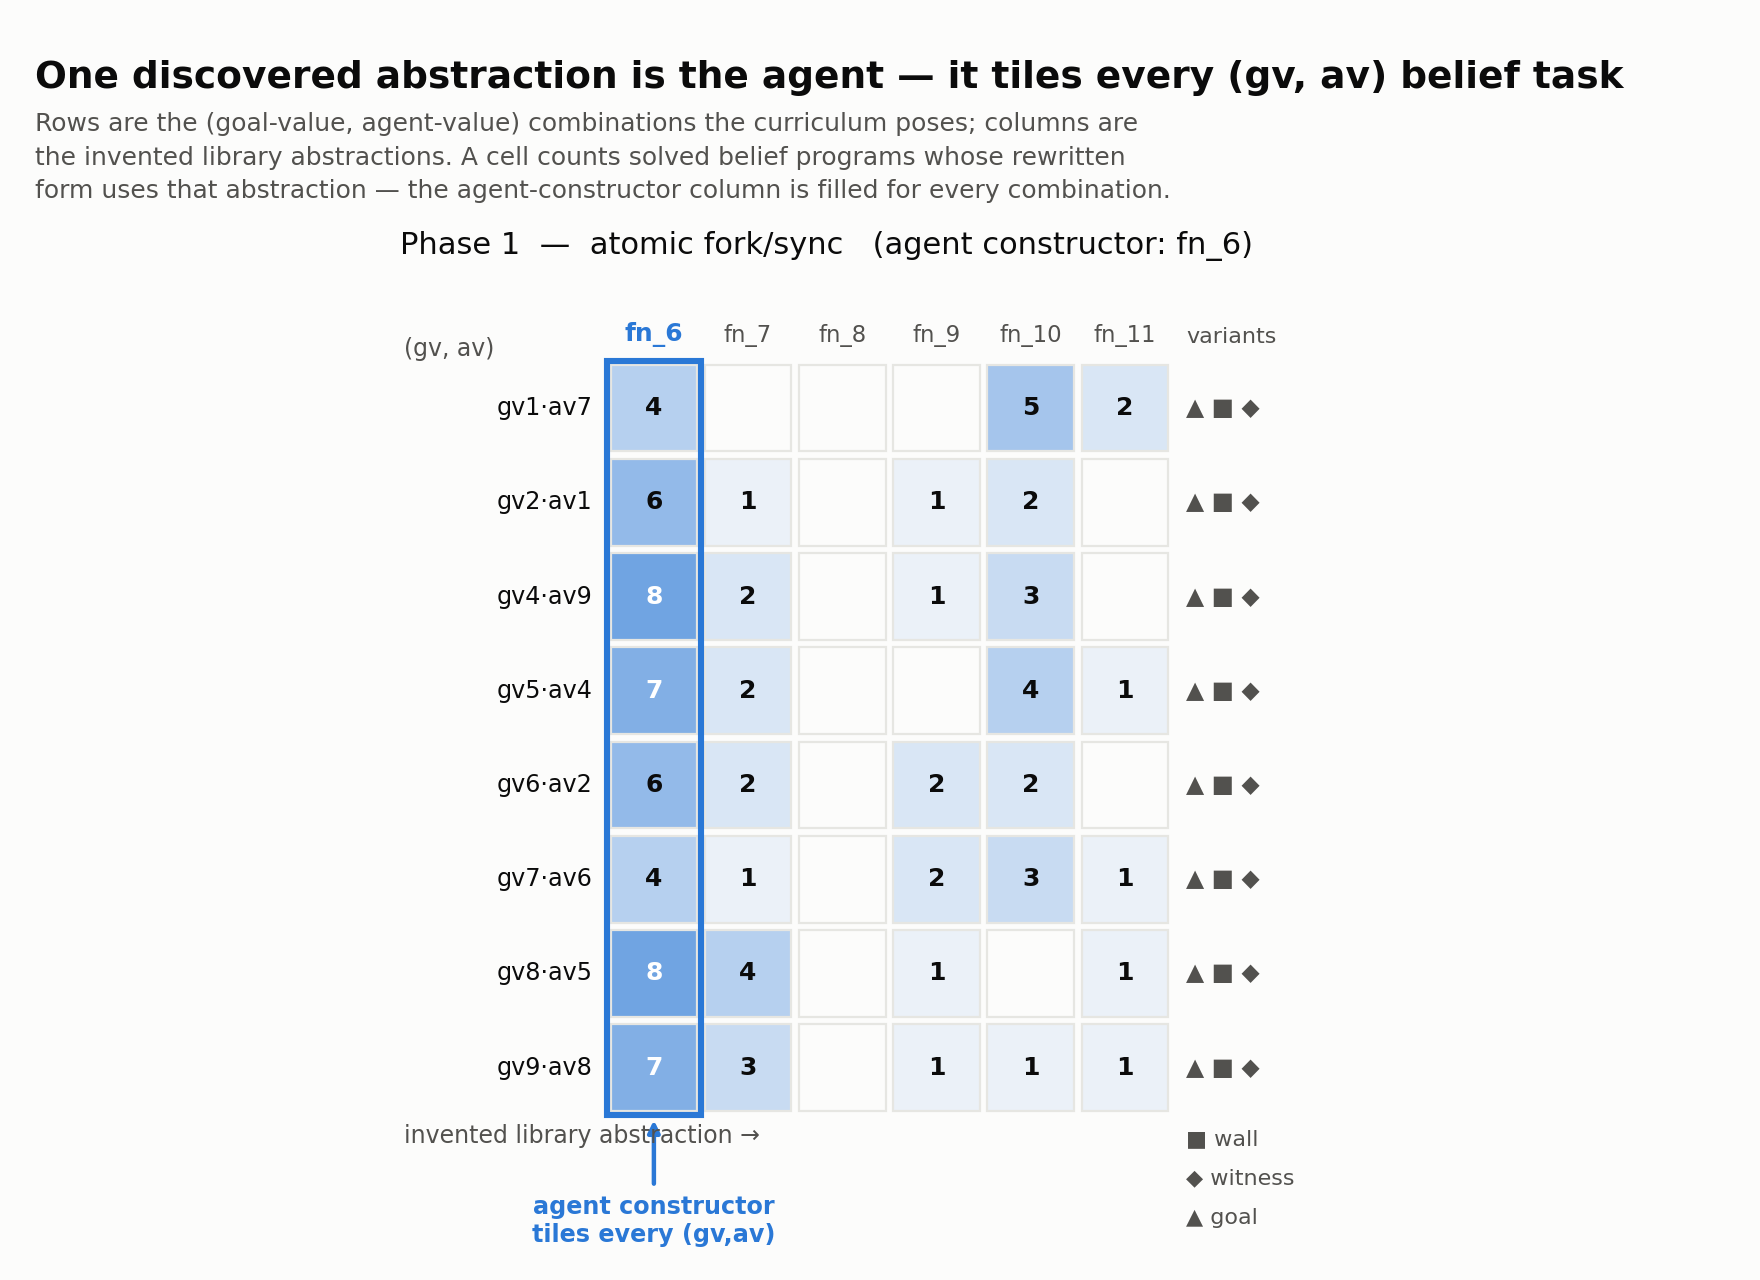

Python code for this plot:
"""Agent-constructor tiling figure (phases 1-2): (gv,av) × abstraction-used.

`mdl_margin.py` prices belief against its non-mental rivals; this script shows the flip
side of the same coin — that the win is not a per-task fluke but ONE reused abstraction.
The stitch discovers a single agent constructor and every belief task, whatever its goal
value `gv` and agent value `av`, spells its found program through that one token:

        found belief program  =  (fn_k  av  gv  policy)          # fn_k = the agent constructor

The figure is a heatmap.  Each ROW is a (gv,av) combination the curriculum poses; each
COLUMN is an invented library abstraction (fn_3, fn_4, …).  A cell counts the solved
belief tasks at that (gv,av) whose library-rewritten program uses that abstraction.  The
agent-constructor column lights up for EVERY (gv,av) row — the abstraction tiles the whole
combination space — while the other invented tokens (used by the non-mental corpus) stay
dark for belief.  That single filled column is the picture of a discovered agent concept.

Everything is DERIVED FROM AN ACTUAL RUN, not ground truth.  `experiment.run_phase` writes
`phase{1,2}_run[.smoke].json` with, per solved task, both the found program and its
library-rewritten form (`rewritten`) — the exact spelling the run's stitch produced,
naming its own invented tokens (`library`).  We rebuild the phase corpus with
`mdl_margin.build_corpus` to recover each belief task's (gv,av) and variant, match it to
the run by matrix key, and read which library tokens its rewritten program actually
contains.  So the tiling is what the run compressed to, not a reconstruction of it.

    # 1. produce a run (slow; HPC): its output is the artifact we consume
    python phase1.py                     -> phase1_run.json
    python phase2.py                     -> phase2_run.json
    # 2. build the tiling figure
    python agent_tiling.py               phase 1 (reads phase1_run.json)
    python agent_tiling.py --decomposed  phase 2 (reads phase2_run.json)
    python agent_tiling.py --both        phases 1 and 2, one JSON each, one PNG
    python agent_tiling.py --smoke       use the .smoke run artifacts
    python agent_tiling.py --run PATH    consume a specific run artifact
    python agent_tiling.py --no-plot     recompute the JSON only
    python agent_tiling.py out.png       choose the figure path

Writes agent_tiling[.decomposed].json and agent_tiling.png/.pdf.
"""

import re
import sys
import json
from collections import Counter, defaultdict

from ecd import mat_key_id
from tasks import belief_variant
from mdl_margin import build_corpus


INK, MUTED, GRID, BG = '#0b0b0b', '#52514e', '#e6e6e2', '#fcfcfb'
HERO = '#2a78d6'        # the belief blue — the agent-constructor column
_FN_RE = re.compile(r'\bfn_\d+\b')

# variant marker glyphs, so a cell can show WHICH belief families sit at each (gv,av).
VAR_MARK = {'belief_wall': '■', 'belief_witness': '◆', 'belief_goal': '▲', 'belief_dual': '●',
            'belief_false_obstacle': '★'}
VAR_LABEL = {'belief_wall': 'wall', 'belief_witness': 'witness',
             'belief_goal': 'goal', 'belief_dual': 'dual',
             'belief_false_obstacle': 'false-obstacle'}


# ── data loading: a phase run artifact (found + rewritten programs, keyed by matrix) ──
def _load_run(decomposed, smoke, run_path):
    if run_path is None:
        run_path = f"phase{2 if decomposed else 1}_run{'.smoke' if smoke else ''}.json"
    try:
        with open(run_path) as f:
            art = json.load(f)
    except FileNotFoundError:
        raise SystemExit(
            f"no run artifact '{run_path}' — run "
            f"`python phase{2 if decomposed else 1}.py{' --smoke' if smoke else ''}` first "
            f"(it writes the *_run.json with the found + rewritten programs).")
    if bool(art.get('decomposed')) != bool(decomposed):
        raise SystemExit(f"{run_path} is a phase {2 if art.get('decomposed') else 1} run, "
                         f"but this invocation is phase {2 if decomposed else 1}.")
    return art, run_path


# ── the tiling ──────────────────────────────────────────────────────────────────────
def compute(decomposed, smoke, run_path):
    """For every solved belief task, read which invented library tokens its rewritten
    program uses, and tabulate them against the task's (gv,av).  Identify the agent
    constructor as the invented token most belief programs share."""
    art, run_path = _load_run(decomposed, smoke, run_path)
    sols = art['sols']
    rewritten = art.get('rewritten', {})
    library = list(art.get('library', []))
    lib_set = set(library)
    tasks = build_corpus(smoke)

    # combo -> abstraction -> count;  combo -> variant markers;  per-program token record.
    cell = defaultdict(Counter)                 # (gv,av) -> Counter(abstraction -> n tasks)
    combo_variants = defaultdict(set)           # (gv,av) -> {variant}
    combo_solved = Counter()                    # (gv,av) -> n solved belief tasks
    token_uses = Counter()                      # abstraction -> n belief programs using it
    n_solved = 0
    for x, m in tasks:
        if m['kind'] != 'belief':
            continue
        kid = mat_key_id(x)
        if kid not in sols:
            continue
        n_solved += 1
        combo = (m['gv'], m['av'])
        combo_solved[combo] += 1
        combo_variants[combo].add(belief_variant(m))
        toks = set(_FN_RE.findall(rewritten.get(kid, ''))) & lib_set
        for t in toks:
            cell[combo][t] += 1
            token_uses[t] += 1

    # the agent constructor: the invented token the most belief programs spell through.
    agent_ctor = token_uses.most_common(1)[0][0] if token_uses else None
    combos = sorted(cell)
    # column order: agent constructor first, then the remaining library tokens (stable).
    cols = ([agent_ctor] if agent_ctor else []) + [t for t in library if t != agent_ctor]

    # does the agent-constructor tile every solved combo?  (used per combo == solved there)
    tiled = bool(agent_ctor) and all(
        cell[c].get(agent_ctor, 0) == combo_solved[c] for c in combos) and bool(combos)

    return {
        'phase':      2 if decomposed else 1,
        'decomposed': decomposed,
        'smoke':      bool(smoke),
        'source':     run_path,
        'library':    library,
        'agent_ctor': agent_ctor,
        'agent_ctor_uses': token_uses.get(agent_ctor, 0),
        'n_solved_belief': n_solved,
        'tiled':      tiled,
        'columns':    cols,
        'combos':     [{'gv': g, 'av': a,
                        'solved': combo_solved[(g, a)],
                        'variants': sorted(combo_variants[(g, a)]),
                        'counts': {t: cell[(g, a)].get(t, 0) for t in cols}}
                       for (g, a) in combos],
    }


def run(decomposed=False, smoke=False, run_path=None):
    phase = 2 if decomposed else 1
    print(f"\n{'='*72}\nAGENT-CONSTRUCTOR TILING — phase {phase} "
          f"({'decomposed' if decomposed else 'atomic'} fork/sync){' [smoke]' if smoke else ''}"
          f"\n{'='*72}")
    out = compute(decomposed, smoke, run_path)
    if out['agent_ctor'] is None:
        print("  no belief program used an invented abstraction in this run "
              "(nothing to tile — is this a solved, stitched run?).")
    else:
        print(f"  agent constructor: {out['agent_ctor']}  "
              f"(used by {out['agent_ctor_uses']}/{out['n_solved_belief']} solved belief "
              f"programs, over {len(out['combos'])} (gv,av) combos)")
        for c in out['combos']:
            marks = ' '.join(f"{VAR_MARK[v]}{VAR_LABEL[v]}" for v in c['variants'])
            row = '  '.join(f"{t}:{c['counts'][t]}" for t in out['columns'])
            print(f"    gv{c['gv']}·av{c['av']}  solved {c['solved']:>2}  [{row}]   {marks}")
        print(f"  agent constructor tiles every solved (gv,av) cell: {out['tiled']}")
    path = f"agent_tiling{'.decomposed' if decomposed else ''}.json"
    with open(path, 'w') as f:
        json.dump(out, f, indent=1)
    print(f"  wrote {path}")
    return out


# ── plotting ──────────────────────────────────────────────────────────────────────────
def _blue(frac):
    "white → belief-blue sequential ramp for a fill fraction in [0,1]."
    frac = max(0.0, min(1.0, frac))
    r0, g0, b0 = 0xfc, 0xfc, 0xfb      # near-white
    r1, g1, b1 = 0x2a, 0x78, 0xd6      # HERO
    return (
        (r0 + (r1 - r0) * frac) / 255,
        (g0 + (g1 - g0) * frac) / 255,
        (b0 + (b1 - b0) * frac) / 255,
    )


def _panel(ax, d):
    "Heatmap: (gv,av) rows × abstraction columns; the agent constructor is a full column."
    combos, cols = d['combos'], d['columns']
    if not combos or not cols:
        ax.text(0.5, 0.5, "no stitched belief programs in this run",
                transform=ax.transAxes, ha='center', va='center', color=MUTED, fontsize=10)
        ax.set_axis_off()
        return

    nrow, ncol = len(combos), len(cols)
    vmax = max((c['solved'] for c in combos), default=1) or 1

    for i, c in enumerate(combos):           # rows top→bottom
        y = nrow - 1 - i
        for j, t in enumerate(cols):
            n = c['counts'][t]
            ax.add_patch(_rect(j, y, _blue(n / vmax)))
            if n:
                ax.text(j, y, str(n), ha='center', va='center',
                        color='white' if n / vmax > 0.5 else INK, fontsize=9,
                        fontweight='bold', zorder=4)

    # row labels (gv·av on the left) + variant glyphs (to the RIGHT of the grid)
    for i, c in enumerate(combos):
        y = nrow - 1 - i
        marks = ' '.join(VAR_MARK[v] for v in c['variants'])
        ax.text(-0.65, y, f"gv{c['gv']}·av{c['av']}", ha='right', va='center',
                fontsize=8.6, color=INK)
        ax.text(ncol - 0.35, y, marks, ha='left', va='center', fontsize=8.5, color=MUTED)
    for j, t in enumerate(cols):
        hero = (t == d['agent_ctor'])
        ax.text(j, nrow - 0.35, t, ha='center', va='bottom', rotation=0,
                fontsize=9 if hero else 8.2, color=HERO if hero else MUTED,
                fontweight='bold' if hero else 'normal')

    # frame the agent-constructor column to name the tiling
    if d['agent_ctor'] in cols:
        jc = cols.index(d['agent_ctor'])
        ax.add_patch(_frame(jc, -0.5, nrow))
        ax.annotate('agent constructor\ntiles every (gv,av)',
                    xy=(jc, -0.5), xytext=(jc, -1.35),
                    ha='center', va='top', fontsize=8.6, color=HERO, fontweight='bold',
                    arrowprops=dict(arrowstyle='-|>', color=HERO, lw=1.6))

    # variant-glyph legend, down the right-hand gutter beneath the marks column
    present = [v for v in VAR_MARK if any(v in c['variants'] for c in combos)]
    ax.text(ncol - 0.35, nrow - 0.35, 'variants', fontsize=8, color=MUTED,
            ha='left', va='bottom')
    for k, v in enumerate(present):
        ax.text(ncol - 0.35, -0.65 - 0.42 * k, f"{VAR_MARK[v]} {VAR_LABEL[v]}",
                fontsize=8, color=MUTED, ha='left', va='top')

    ax.set_xlim(-2.7, ncol + 1.5)
    ax.set_ylim(-1.9, nrow + 0.4)
    ax.set_aspect('equal')
    ax.set_axis_off()
    ax.text(-2.65, nrow - 0.5, '(gv, av)', fontsize=8.5, color=MUTED, ha='left', va='bottom')
    ax.text(-2.65, -0.6, 'invented library abstraction →', fontsize=8.5, color=MUTED,
            ha='left', va='top')


def _rect(cx, cy, color):
    import matplotlib.patches as mp
    return mp.Rectangle((cx - 0.46, cy - 0.46), 0.92, 0.92, facecolor=color,
                        edgecolor=GRID, lw=0.8, zorder=2)


def _frame(cx, y0, nrow):
    import matplotlib.patches as mp
    return mp.Rectangle((cx - 0.5, y0), 1.0, nrow, facecolor='none',
                        edgecolor=HERO, lw=2.2, zorder=5)


def plot(datasets, out_path='agent_tiling.png'):
    import matplotlib
    matplotlib.use('Agg')
    import matplotlib.pyplot as plt

    n = len(datasets)
    fig, axes = plt.subplots(1, n, figsize=(6.4 * n + 2.4, 6.4), squeeze=False)
    fig.patch.set_facecolor(BG)
    for col, d in enumerate(datasets):
        kind = 'atomic fork/sync' if not d['decomposed'] else 'decomposed plumbing'
        ax = axes[0, col]
        ax.set_facecolor(BG)
        ctor = d['agent_ctor'] or '—'
        ax.set_title(f"Phase {d['phase']}  —  {kind}   (agent constructor: {ctor})",
                     fontsize=11, color=INK, loc='left', pad=8)
        _panel(ax, d)

    top = 1 - 1.0 / fig.get_figheight()
    fig.tight_layout(rect=[0, 0, 1, top])
    fig.text(0.02, 1 - 0.30 / fig.get_figheight(),
             'One discovered abstraction is the agent — it tiles every (gv, av) belief task',
             fontsize=13.5, fontweight='bold', color=INK, ha='left', va='top')
    fig.text(0.02, 1 - 0.56 / fig.get_figheight(),
             'Rows are the (goal-value, agent-value) combinations the curriculum poses; '
             'columns are\nthe invented library abstractions. A cell counts solved belief '
             'programs whose rewritten\nform uses that abstraction — the agent-constructor '
             'column is filled for every combination.',
             fontsize=9, color=MUTED, ha='left', va='top', linespacing=1.5)

    for ext in ({out_path, out_path.rsplit('.', 1)[0] + '.pdf'}):
        fig.savefig(ext, dpi=200, facecolor=fig.get_facecolor())
        print(f"wrote {ext}")


# ── CLI ───────────────────────────────────────────────────────────────────────────────
def main(argv):
    smoke = '--smoke' in argv
    both = '--both' in argv
    no_plot = '--no-plot' in argv
    run_path = argv[argv.index('--run') + 1] if '--run' in argv else None
    out_path = next((a for a in argv[1:] if a.endswith('.png')), 'agent_tiling.png')

    if both:
        if run_path is not None:
            sys.exit("--run names a single phase artifact; drop --both or run each phase "
                     "separately with its own --run.")
        datasets = [run(decomposed=False, smoke=smoke),
                    run(decomposed=True, smoke=smoke)]
    else:
        decomposed = '--decomposed' in argv
        datasets = [run(decomposed=decomposed, smoke=smoke, run_path=run_path)]

    if not no_plot:
        plot(datasets, out_path)


if __name__ == '__main__':
    main(sys.argv)
